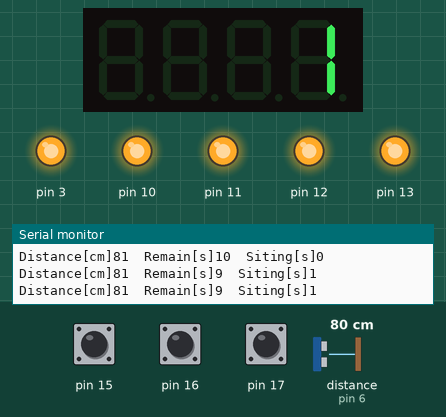
A program run on a simulated Arduino Uno, built with avr-gcc and run on an emulated ATmega328P. Parts: 4-digit seven-segment display, output pins drawn as LEDs (lit = HIGH), the last lines printed to the serial monitor. Inputs (shaded band) come from the test bench; at power-on: distance to the obstacle (sensor on pin 6) 80 cm, pin 15 HIGH, pin 16 HIGH, pin 17 HIGH. The echo pulse lasts 58.3 µs per cm; the local clock reads 2024-03-15 10:24:30 at power-on unless the program sets it.

Above: at 1.2 s.
1.3 s: distance to the obstacle (sensor on pin 6) set to 2 cm
At 1.9 s:
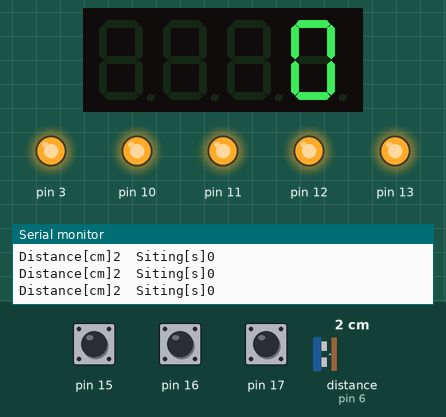
3.0 s: distance to the obstacle (sensor on pin 6) set to 18 cm
At 3.6 s:
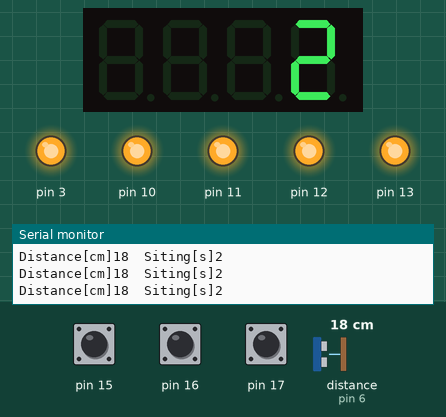
Timing chart, 0 to 6.0 s (numbered marks = the images above; inputs shaded):
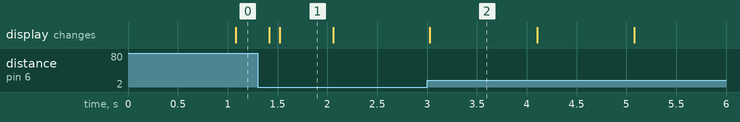

Measured:
- after the input at 1.3 s, the display: first changes after 0.12 s (image 1 shows a later state)
- what the display in image 1 shows lasts 0.6 s, from 1.5 s to 2.1 s
- what the display in image 2 shows lasts 1.1 s, from 3.0 s to 4.1 s

The program:

main.cpp
```cpp
#include <Arduino.h>
#include <RTClib.h>
#include <SPI.h>
#include <NewPing.h>
#include <TimerOne.h>
#include <Wire.h>
#include <MultiFuncShield.h>
#include <Functions.h>

// Constants
const int TRIGGER_PIN = 5;
const int ECHO_PIN = 6;
const int MAX_DISTANCE = 200;
const int MAX_SECONDS_SITTING = 30 * 60;
const int MIN_DISTANCE = 50;
const int TOLERANCE_SECONDS = 10;

// Variables
bool chronometerStarted = false;
DateTime chronometerStartTime;
bool waitResetStarted = false;
DateTime waitResetStartTime;
int currentDistance = MAX_DISTANCE;

RTC_DS3231 rtc;
NewPing sonar(TRIGGER_PIN, ECHO_PIN, MAX_DISTANCE);

void printData(const String &label, int value) {
  Serial.print(label);
  Serial.print(value);
  Serial.print("\t");
}

void setup() {
  Timer1.initialize();
  MFS.initialize(&Timer1);
  Serial.begin(9600);

  if (!rtc.begin()) {
    MFS.write("RTC");
    Serial.println("Couldn't find RTC!");
    Serial.flush();
    while (1)
      delay(10);
  }
}

void loop() {
  int distanceMeasured = sonar.ping_cm();
  if (distanceMeasured > 0 && distanceMeasured != currentDistance) {
    currentDistance = distanceMeasured;
  }
  printData("Distance[cm]", currentDistance);

  if (!chronometerStarted && (currentDistance > 0 || currentDistance < MIN_DISTANCE)) {
    startChronometer();
  }

  if (currentDistance >= MIN_DISTANCE) {
    if (!waitResetStarted) {
      startWaitReset();
    }
    int remainingSeconds = TOLERANCE_SECONDS - (rtc.now().unixtime() - waitResetStartTime.unixtime());
    printData("Remain[s]", remainingSeconds);

    if (chronometerStarted && waitResetStarted && waitResetElapsed(TOLERANCE_SECONDS)) {
      stopChronometer();
      MFS.write("");
    }
  } else if (waitResetStarted) {
    stopChronometer();
  }

  if (chronometerStarted) {
    int secondsSitting = rtc.now().unixtime() - chronometerStartTime.unixtime();
    printData("Siting[s]", secondsSitting);
    MFS.write(secondsSitting);

    if (sittingTooLong(MAX_SECONDS_SITTING)) {
      Serial.print("Stand up!");
      MFS.beep(5, 5, 4, 3, 50);
    }
  } else {
    MFS.write("");
  }

  Serial.println();
  delay(100);
}
```
